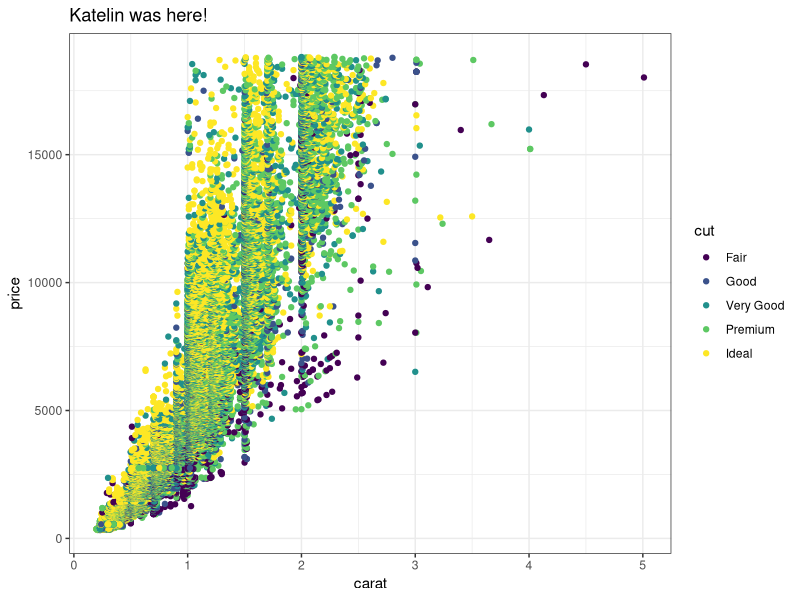
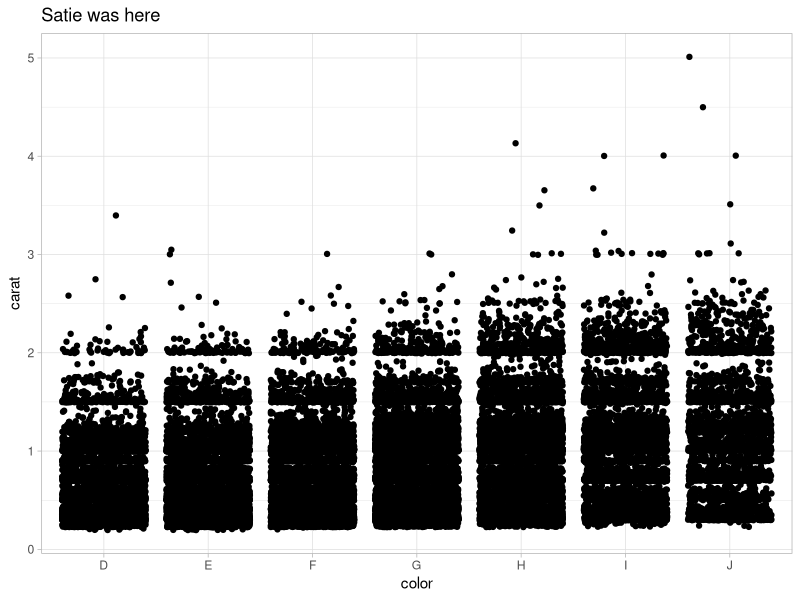
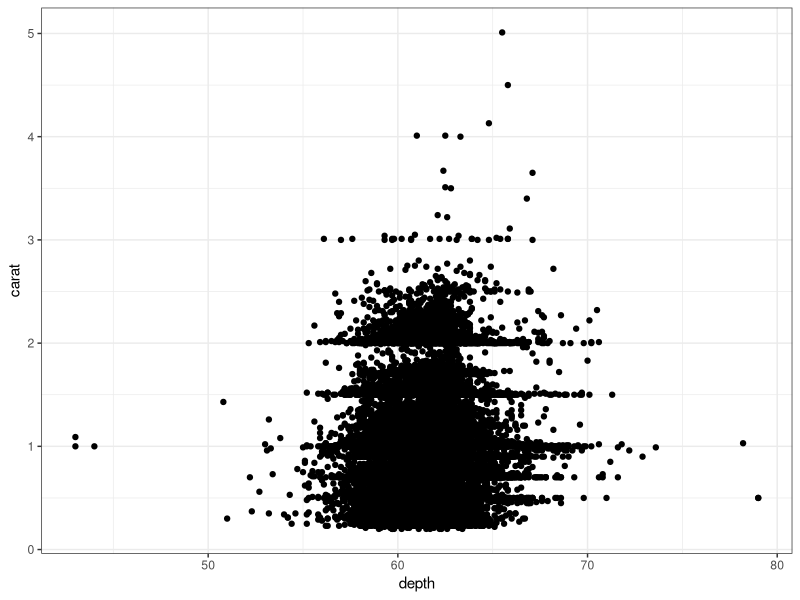

Here is the R script that generated these plots, in order:
## ---- chunk 1
knitr::opts_chunk$set(echo = TRUE)
library(tidyverse)
## ---- chunk 2
# Partner 1: 
# Run the code below to see the original graph
# Change the code below to make the point color change based on 'cut', and update the theme to theme_bw(). Update the title to include your first name. 

ggplot(data = diamonds, aes(x = carat, y = price)) +
  geom_point(aes(color= cut)) +
  theme_bw() +
  labs(title = "Katelin was here!")
## ---- chunk 3
# Partner 2: 
# Run the code below to see the original graph
# Change the code below to make the geom a geom_jitter, and update the theme to theme_light. Update the title to include your first name. 

ggplot(data = diamonds, aes(x = color, y = carat)) +
  geom_jitter() +
  theme_light() +
  labs(title = "Satie was here")
# try one more time!
## ---- chunk 4
ggplot(data = diamonds, aes(x = depth, y = carat)) +
  geom_point() +
  theme_bw()

# Breaking things!!!! 
## ---- chunk 5
